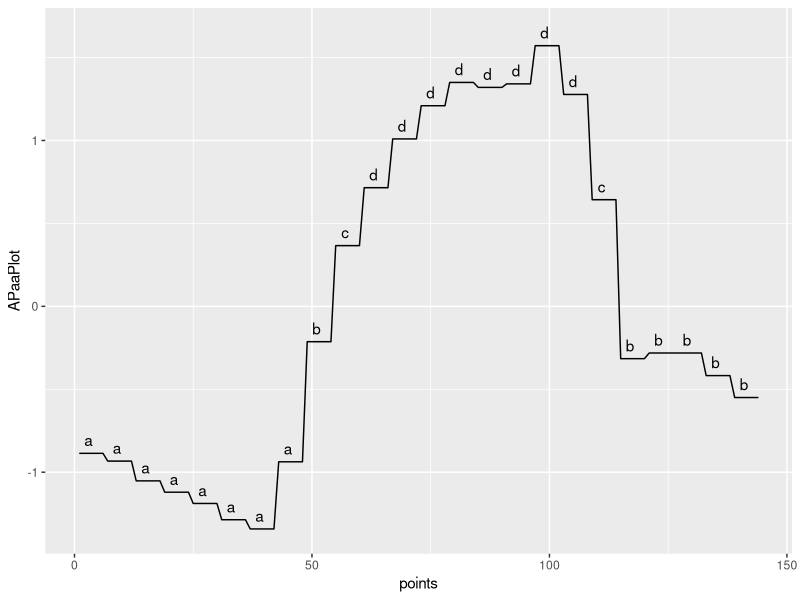

Reproduce this figure in R.
####################################
## INF-0611 - Trabalho 2 - Questao 1
## Aluno: Felipe Wolff Ramos
####################################

library(ggplot2)

A <- c(21.7, 21.7, 21.6, 21.6, 21.7, 21.7, 21.7, 21.6, 21.5, 21.5, 21.4, 21.2,
       21.2, 21.1, 21.0, 20.9, 20.9, 21.0, 20.9, 20.9, 20.8, 20.7, 20.6, 20.6,
       20.5, 20.5, 20.5, 20.5, 20.5, 20.4, 20.3, 20.2, 20.1, 20.0, 20.0, 20.0,
       20.0, 19.9, 19.8, 19.8, 19.8, 20.0, 20.3, 20.8, 21.1, 21.7, 22.3, 22.6,
       23.0, 23.8, 24.4, 24.8, 24.7, 25.1, 25.8, 26.3, 26.6, 26.5, 27.0, 27.2,
       27.6, 27.6, 27.9, 28.1, 28.2, 28.2, 28.6, 29.0, 29.0, 29.1, 29.4, 29.4,
       29.5, 29.5, 29.6, 30.1, 30.1, 30.4, 30.2, 30.5, 30.6, 30.4, 30.6, 30.2,
       30.4, 30.6, 30.1, 30.2, 30.3, 30.2, 30.3, 30.5, 30.1, 30.0, 30.3, 31.1,
       31.2, 31.1, 31.2, 31.3, 31.6, 31.3, 30.8, 30.0, 30.5, 29.9, 29.7, 29.9,
       29.2, 28.7, 28.4, 28.2, 26.4, 25.0, 24.4, 23.9, 23.7, 23.7, 23.8, 23.9,
       23.9, 23.8, 24.0, 24.1, 24.2, 24.2, 24.1, 24.1, 24.0, 24.0, 24.0, 24.0,
       23.9, 23.6, 23.4, 23.4, 23.4, 23.3, 23.2, 23.1, 23.0, 22.9, 22.9, 22.8)
B <- c(21.4, 21.3, 21.3, 20.9, 20.4, 20.0, 19.8, 19.9, 19.9, 19.7, 20.0, 19.8, 
       19.7, 20.1, 20.1, 19.9, 19.7, 18.8, 19.0, 18.3, 18.0, 17.5, 17.4, 17.5, 
       17.7, 18.0, 18.0, 17.5, 17.5, 17.7, 18.1, 18.0, 17.9, 17.6, 17.2, 17.3, 
       17.5, 17.1, 17.2, 17.5, 17.4, 17.7, 18.0, 18.0, 17.8, 17.7, 17.6, 17.9, 
       19.3, 20.2, 20.6, 21.6, 22.3, 21.7, 21.5, 21.7, 22.2, 22.4, 22.6, 23.1, 
       23.4, 24.0, 24.1, 24.5, 24.8, 25.0, 25.7, 25.8, 25.8, 26.4, 26.6, 27.0, 
       26.8, 26.9, 27.0, 27.3, 27.1, 27.8, 28.0, 28.2, 28.2, 27.9, 27.4, 27.2, 
       27.2, 27.3, 27.2, 27.1, 27.4, 27.7, 27.4, 27.3, 27.2, 27.7, 27.8, 28.2, 
       28.0, 27.8, 27.7, 27.7, 27.7, 27.8, 27.5, 26.6, 25.7, 25.0, 24.2, 23.5, 
       23.2, 22.9, 22.5, 22.3, 22.0, 21.6, 21.3, 21.0, 20.8, 20.4, 20.3, 20.0, 
       19.7, 19.5, 19.3, 19.1, 19.0, 18.9, 18.7, 18.6, 18.5, 18.4, 18.4, 18.4, 
       18.4, 18.3, 18.3, 18.4, 18.4, 18.4, 18.4, 18.3, 18.3, 18.3, 18.4, 18.3)


gaussianEqProbPartitions <- function(numPart) {
  partitions <- list(c(), 
                     c(), 
                     c(-0.43, 0.43), 
                     c(-0.67, 0, 0.67), 
                     c(-0.84, -0.25, 0.25, 0.84),
                     c(-0.97, -0.43, 0, 0.43, 0.97),
                     c(-1.07, -0.57, -0.18, 0.18, 0.57, 1.07))
  return(partitions[[numPart]])
}

normalize <- function(data) {
  meanData <- mean(data)
  sdData <- sd(data)
  return((data - meanData) / sdData)
}

paa <- function(data, dimens) {
  combinationSize <- length(data) / dimens
  result <- c()
  for (i in c(0:(dimens-1))) {
    tmp <- data[(1+i*combinationSize):((1+i)*combinationSize)]
    result <- c(result,(sum(tmp)/combinationSize))
  }
  return(result)
}

sumIfInRange <- function(value, cmp, min = NULL, max = NULL, by=1) {
  if (is.null(min) && is.null(max)) return(value)
  if (!is.null(min) && !is.null(max)) {
    if (cmp >= min && cmp < max) return(value + by)
  } else if (is.null(max)) {
    if (cmp >= min) return(value + by)
  } else {
    if (cmp < max) return (value + by)
  }
  return(value)
}

sumIfInRange <- Vectorize(sumIfInRange)

convertToEqualProbSymbols <- function(data, partitions) {
  partLimits <- gaussianEqProbPartitions(partitions)
  result <- seq(from=1, by=0, length.out=length(data))
  for (i in c(1:length(partLimits))) {
    result <- sumIfInRange(result, data, min=partLimits[i])
  }
  result <- letters[result]
  return(result)
}

symbolsDist <- function(val1 , val2, partitions) {
  partLimits <- gaussianEqProbPartitions(partitions)
  val1 <- match(val1, letters)
  val2 <- match(val2, letters)
  if (abs(val1 - val2) <= 1) {
    return(0)
  } else {
    idxMax <- max(val1,val2) - 1
    idxMin <- min(val1, val2)
    return(partLimits[idxMax] - partLimits[idxMin])
  }  
}

minDist <- function(data1, data2, dimens, origLength, partitions) {
  combinationSize <- origLength / dimens
  result <- 0
  for (i in c(1:length(data1))) {
    result <- result + (symbolsDist(data1[i],data2[i],partitions))^2
  }
  result <- sqrt(result)*sqrt(combinationSize)
  return(result)
}

genLabelsPerPartition <- function(data, partitions, totalSize) {
  symbols <- convertToEqualProbSymbols(data, partitions)
  reps <- totalSize / length(data)
  result <- c()
  for (i in c(1:length(symbols))) {
    tmp <- c()
    for (j in c(1:reps)) {
      if (j == reps/2) {
        tmp <- c(tmp,symbols[i])
      } else {
        tmp <- c(tmp,"")
      }
    }
    result <- c(result,tmp)
  }
  return(result)
}

dimens <- 24

ANorm <- normalize(A)
BNorm <- normalize(B)

APaa <- paa(ANorm, dimens)
BPaa <- paa(BNorm, dimens)

for (i in c(4:7)) {
  ASym <- convertToEqualProbSymbols(APaa,i)
  BSym <- convertToEqualProbSymbols(BPaa,i)
  
  print(minDist(ASym,BSym,dimens,length(A),i))
}

ASym <- convertToEqualProbSymbols(APaa,7)
BSym <- convertToEqualProbSymbols(BPaa,7)

minDist(ASym,BSym,dimens,length(A),7)


#points <- rep(seq(from=0,by = length(A)/dimens,length=length(APaa)), times=1, each=2)
#points <- c(points[2:length(points)],length(A))

#APaaPlot <- rep(APaa, times=1, each=2)
#BPaaPlot <- rep(BPaa, times=1, each=2)

points <- c(1:length(A))
Asym <- convertToEqualProbSymbols(APaa,i)
APaaPlot <- rep(APaa, times=1, each=6)
BPaaPlot <- rep(BPaa, times=1, each=6)
text <- genLabelsPerPartition(APaa,4,length(A))

dFrame <- data.frame(APaaPlot, BPaaPlot ,points, text)
g <- ggplot(data = dFrame)  + geom_line(aes(x=points,y=APaaPlot)) + geom_text(nudge_y = 0.08,aes(x=points, y=APaaPlot, label=text))
